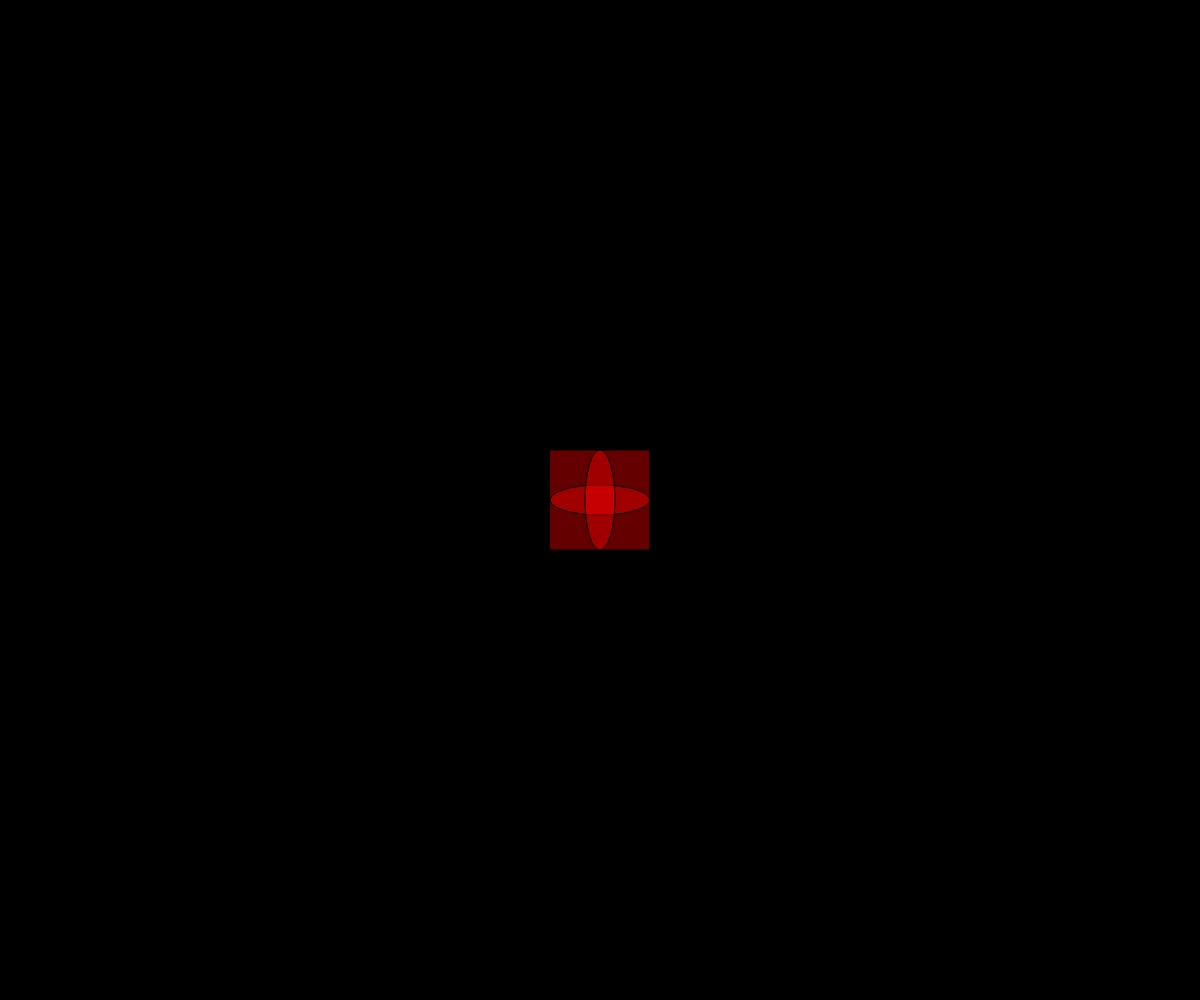
Frame 1 (no input)
Frame 60 (no input): identical to frame 1, image omitted
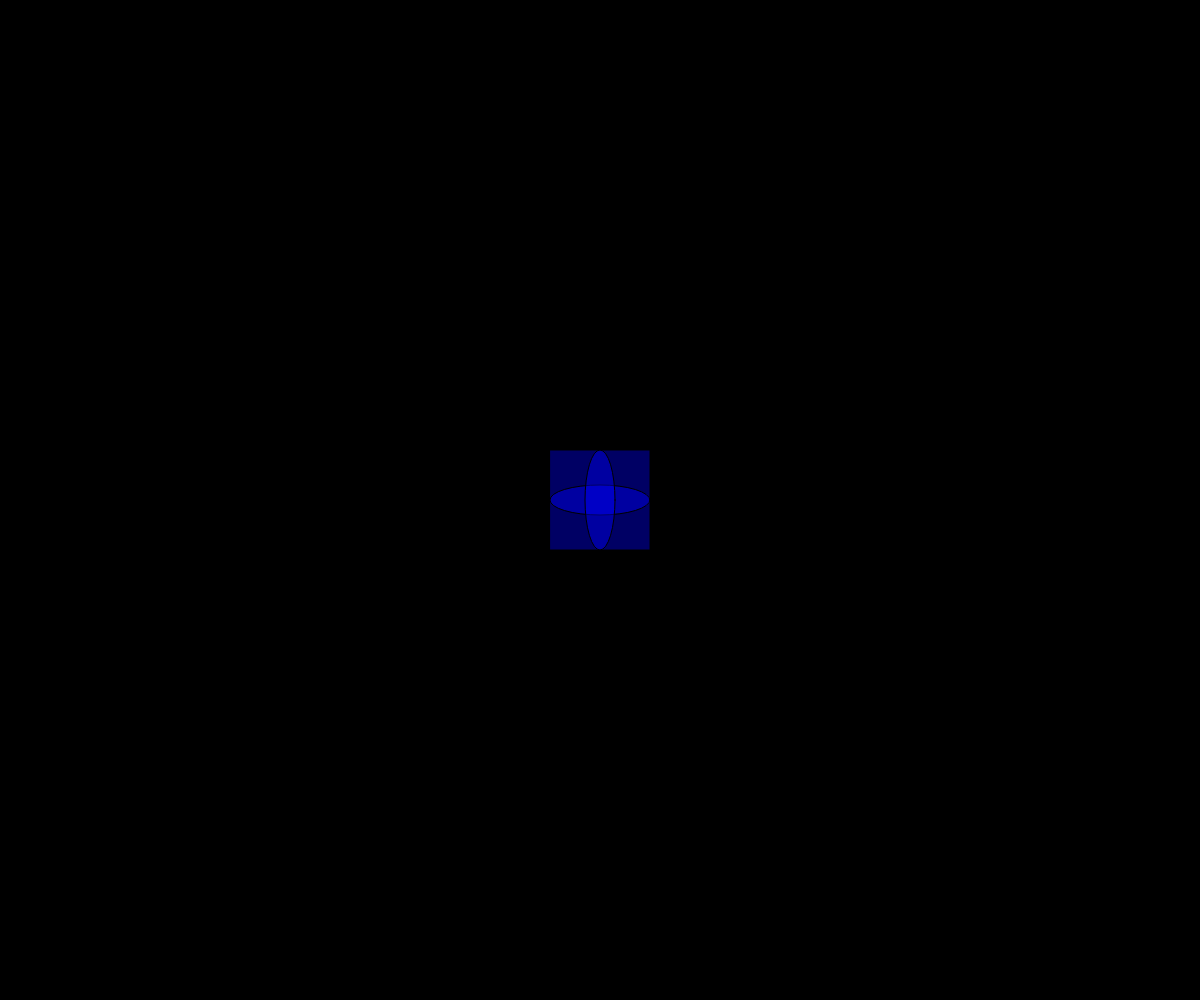
Frame 120 (the mouse pressed at the canvas centre since frame 60)

The p5.js sketch that drew these frames (run headless with seeded random() and noise() and a simulated clock; from frame 60 on, the mouse is pressed at the canvas centre):

// p5.js sketch
// ── sketch.js
var a=0;
var sw=0;

function setup() {
  createCanvas(windowWidth, windowHeight);
  rectMode(CENTER)
}

function draw() {
  background(a);
  if(mouseX>=width/2-50 && mouseX<=width/2+50 && mouseY>=height/2-50 && mouseY<=height/2+50){
    fill(0,0,255,100,100);
    }
  else{
    fill(255,0,0,100,100);
  }
  
  rect(width/2,height/2,100);
  ellipse(width/2,height/2,100,30);
  ellipse(width/2,height/2,30,100);
  
  if(mouseX>=width/2-50 && mouseX<=width/2+50 && mouseY>=height/2-50 && mouseY<=height/2+50){
    sw=1;
  }else{
    sw=0
  }
  
  
  
}

function mousePressed(){
  if(sw==1&&a==0){
    a=255;
  }
  else if(sw==1&&a==255){
    a=0;
  }
}

function windowResized(){
  resizeCanvas(windowWidth,windowHeight)
}
